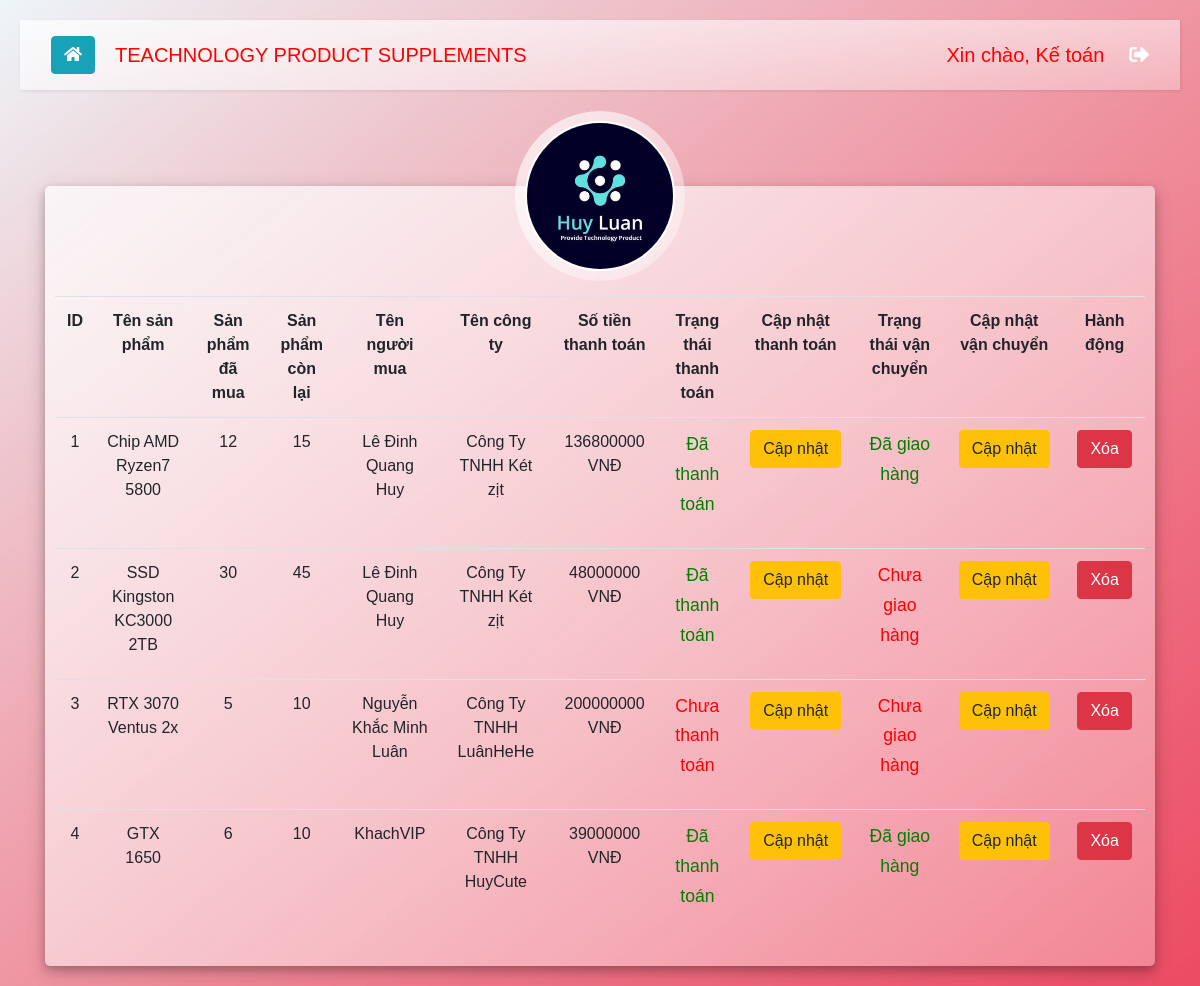
Screenshot of /HistoryAdmin.php (signed in) with the database file from the repository.
### tables this page shows
CREATE TABLE `purchase` (
  `id` int(11) NOT NULL,
  `product_id` int(11) NOT NULL,
  `product_buy` int(11) NOT NULL,
  `users_id` int(11) NOT NULL,
  `full_name` varchar(255) NOT NULL,
  `company` varchar(255) NOT NULL,
  `bank_name` varchar(255) NOT NULL,
  `bank_id` varchar(255) NOT NULL,
  `momo` varchar(255) NOT NULL,
  `status` varchar(255) NOT NULL,
  `delivery` varchar(255) NOT NULL
);

CREATE TABLE `product` (
  `id` int(11) NOT NULL,
  `product_name` varchar(255) NOT NULL,
  `product_code` varchar(255) NOT NULL,
  `product_count` varchar(255) NOT NULL,
  `product_price` varchar(255) NOT NULL,
  `product_image` varchar(255) NOT NULL,
  `product_description` varchar(255) NOT NULL
);

### HistoryAdmin.php (the view, shortened to what this page needs)
<?php
include 'Config.php';
?>
<!DOCTYPE html>
<html lang="en">
<head>
    <link rel="stylesheet" href="style.css?v=<?php echo time(); ?>">
    <link href="//maxcdn.bootstrapcdn.com/bootstrap/4.1.1/css/bootstrap.min.css" rel="stylesheet" id="bootstrap-css">
	<link rel="stylesheet" href="https://stackpath.bootstrapcdn.com/bootstrap/4.1.3/css/bootstrap.min.css">
	<link rel="stylesheet" href="https://use.fontawesome.com/releases/v5.6.1/css/all.css">
</head>
<body>
	<div id="content">
	   <nav class="navbar navbar-expand-lg py-3">
		 <div class="container-fluid">
		   <a href='welcome.php' type="submit" id="sidebarCollapse" class="btn btn-info" name='home'>
		   <i class="fas fa-home"></i>
		   </a>
		   <span class='name_leftcornor'>TEACHNOLOGY PRODUCT SUPPLEMENTS</span>
		   <div class="collapse navbar-collapse " id="navbarSupportedContent">
			 <ul class="nav navbar-nav ml-auto" >
			   <li class="nav-item" style="margin-right: 25px">
				   <?php
				   echo "<span class='name_rightcornor'>"."Xin chào, ". $_SESSION["name"]."</span>";
				   ?>
			   </li>
			   <li class="nav-item" >
				<a class="log_out" href="logout.php"><i class="fas fa-sign-out-alt"></i></a>
			   </li>
			 </ul>
		   </div>
		 </div>
		 </nav>
	<div class="container h-100 mt-5">
		<div class="d-flex justify-content-center mt-5">
			<div class="user_card_displaytable mt-5">
				<div class="d-flex justify-content-center">
					<div class="brand_logo_container">
						<img src="images/SupplementLogo.jpg" class="brand_logo" alt="Logo">
					</div>
				</div>
				<div class="d-flex justify-content-center form_container">
					<table class="table">
						<tr>
							<th>ID</th>
							<th>Tên sản phẩm</th>
							<th>Sản phẩm đã mua</th>
							<th>Sản phẩm còn lại</th>
							<th>Tên người mua</th>
							<th>Tên công ty</th>
							<th>Số tiền thanh toán</th>
							<th>Trạng thái thanh toán</th>
							<th>Cập nhật thanh toán</th>
							<th>Trạng thái vận chuyển</th>
							<th>Cập nhật vận chuyển</th>
							<th>Hành động</th>
						</tr>
						<?php
							$sql = "SELECT * FROM purchase";
							$result = $conn->query($sql);
							$i = 0;
							while ($row = $result->fetch_assoc()){
								$id = $row['id'];
								$product_id = $row['product_id'];
								$i = $i +1;
						?>
						<tr>
							<td><?php echo $i ?></td>
							<td>
								<?php
								  $sql4 = mysqli_query($conn, "SELECT * FROM product WHERE id = '$product_id'");
								  $row4 = mysqli_fetch_assoc($sql4);
									echo $row4['product_name']
								  ?>
							</td>
							<td><?php echo $row['product_buy'] ?></td>
							<td>
								<?php
									echo $row4['product_count']
								?>
							</td>
							<td><?php echo $row['full_name'] ?></td>
							<td><?php echo $row['company'] ?></td>
							<td><?php echo $row['product_buy'] * $row4['product_price']." VNĐ" ?></td>
							<td><?php if ($row['status'] == 'Chưa thanh toán') {echo "<p style='color: red;'>Chưa thanh toán</p>";}
								else if ($row['status'] == 'Đã thanh toán') {echo "<p style='color: green;'>Đã thanh toán</p>";} ?></td>
							<form action="" method="post">
						 	<td><?php  echo "<button value = '$id' name='ChangeStatus' type='submit' class='btn btn-warning' >Cập nhật</button>"; ?></td>
							 </form>
							 <td><?php if ($row['delivery'] == 'Chưa giao hàng') {echo "<p style='color: red;'>Chưa giao hàng</p>";}
								else if ($row['delivery'] == 'Đang giao hàng') {echo "<p style='color: orange;'>Đang giao hàng</p>";}
								else if ($row['delivery'] == 'Đã giao hàng') {echo "<p style='color: green;'>Đã giao hàng</p>";} ?></td>
							 <form action="" method="post">
						 	<td><?php  echo "<button value = '$id' name='ChangeDelivery' type='submit' class='btn btn-warning' >Cập nhật</button>"; ?></td>
							 </form>
							 <form action="" method="post">
						 	<td><?php  echo "<button value = '$id' name='DeletePurchase' type='submit' class='btn btn-danger'
							 	onclick=\"return confirm('Bạn có muốn xóa đơn hàng này không?')\" >Xóa</button>"; ?></td>
							 </form>
						</tr>
						<?php
							}
						?>
					</table>
				</div>
			</div>
		</div>
	</div>
</body>
</html>

### style.css (style rules this page uses)
* { margin: 0; padding: 0; font-family: "Poppins", sans-serif; }
table { width: max-content; page-break-before: always; }
tr { page-break-inside: avoid; page-break-after: auto; }
nav { display: flex; padding: 2% 6%; justify-content: space-between; align-items: center; }
.name_rightcornor { float: left; margin: auto; font-size: 20px; color: #fff; }
.name_leftcornor { float: left; margin-left: 20px; font-size: 20px; color: rgb(255, 0, 0); }
.log_out { color: #fff; float: right; margin: auto; font-size: 20px; background-color: transparent; text-decoration: underline; }
body, html { margin: 0; padding: 0; height: 100%; background: linear-gradient( to right bottom, rgba(176, 209, 225, 0.7), rgb(228, 84, 86) ); background-size: cover; background-attachment: fixed; }
tr, th, td { text-align: center; }
.user_card_displaytable { height: max-content; width: max-content; margin-top: auto; margin-bottom: auto; background: linear-gradient( to right bottom, rgba(255, 255, 255, 0.7), rgba(255, 255, 255, 0.3) ); position: relative; display: flex; justify-content: center; flex-direction: column; padding: 10px; box-shadow: 0 4px 8px 0 rgba(0, 0, 0, 0.2), 0 6px 20px 0 rgba(0, 0, 0, 0.19); -webkit-box-shadow: 0 4px 8px 0 rgba(0, 0, 0, 0.2), 0 6px 20px 0 rgba(0, 0, 0, 0.19); -moz-box-shadow: 0 4px 8px 0 rgba(0, 0, 0, 0.2), 0 6px 20px 0 rgba(0, 0, 0, 0.19); border-radius: 5px; }
.brand_logo_container { position: absolute; height: 170px; width: 170px; top: -75px; border-radius: 50%; background: linear-gradient( to right bottom, rgba(255, 255, 255, 0.7), rgba(255, 255, 255, 0.3) ); padding: 10px; text-align: center; }
.brand_logo { height: 150px; width: 150px; border-radius: 50%; border: 2px solid white; }
.form_container { margin-top: 100px; }
p { font-family: "Poppins", sans-serif; font-size: 1.1em; font-weight: 300; line-height: 1.7em; color: #999; }
a, a:hover, a:focus { color: inherit; text-decoration: none; transition: all 0.3s; }
.navbar { background: linear-gradient( to right bottom, rgba(255, 255, 255, 0.7), rgba(255, 255, 255, 0.3) ); padding: 50px 50px; border: none; border-radius: 0; margin-bottom: 40px; box-shadow: 1px 1px 3px rgba(0, 0, 0, 0.1); }
#content { width: 100%; padding: 20px; min-height: 120vh; transition: all 0.3s; background: linear-gradient( to right bottom, rgba(253, 254, 254, 0.7), rgb(236, 76, 100) ); }
.name_rightcornor { color: #ff0000; }

### rows the page displays
purchase: product.product_name "Chip AMD Ryzen7 5800", product_buy "12", product.product_count "15", full_name "Lê Đinh Quang Huy", company "Công Ty TNHH Két zịt", $row['product_buy']*$row4['product_price'] "136800000", status "Đã thanh toán", delivery "Đã giao hàng"
purchase: product.product_name "SSD Kingston KC3000 2TB", product_buy "30", product.product_count "45", full_name "Lê Đinh Quang Huy", company "Công Ty TNHH Két zịt", $row['product_buy']*$row4['product_price'] "48000000", status "Đã thanh toán", delivery "Chưa giao hàng"
purchase: product.product_name "RTX 3070 Ventus 2x", product_buy "5", product.product_count "10", full_name "Nguyễn Khắc Minh Luân", company "Công Ty TNHH LuânHeHe", $row['product_buy']*$row4['product_price'] "200000000", status "Chưa thanh toán", $id 4 (drawn), delivery "Chưa giao hàng"
purchase: product.product_name "GTX 1650", product_buy "6", product.product_count "10", full_name "KhachVIP", company "Công Ty TNHH HuyCute", $row['product_buy']*$row4['product_price'] "39000000", status "Đã thanh toán", $id 17 (drawn), delivery "Đã giao hàng"

### other values shown
$_SESSION["name"] "Kế toán"
